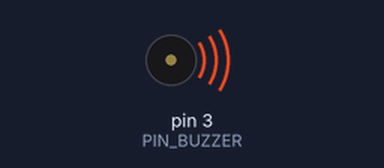
A sketch run on a simulated Arduino Uno, built with avr-gcc and run on an emulated ATmega328P. Shown: buzzer (waves = sounding). Random numbers use the default seed unless the sketch sets one.

Above: at 0.1 s.
Timing chart, 0 to 1.6 s (numbered marks = the images above):
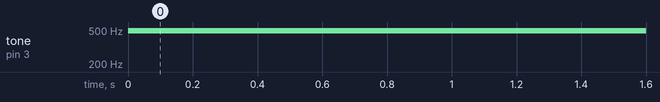

Measured:
- by itself, tone on pin 3 (PIN_BUZZER): silent → 490 Hz at 0.00 s

The sketch:

RandomMorse.ino
```cpp
#define PIN_BUZZER 3

void setup()
{
  pinMode(PIN_BUZZER, OUTPUT);
  randomSeed(analogRead(0));
}

void loop()
{
  analogWrite(PIN_BUZZER, 128);
  delay(100 + (300 * random(0, 2)));

  analogWrite(PIN_BUZZER, 0);
  delay(100);
}
```
